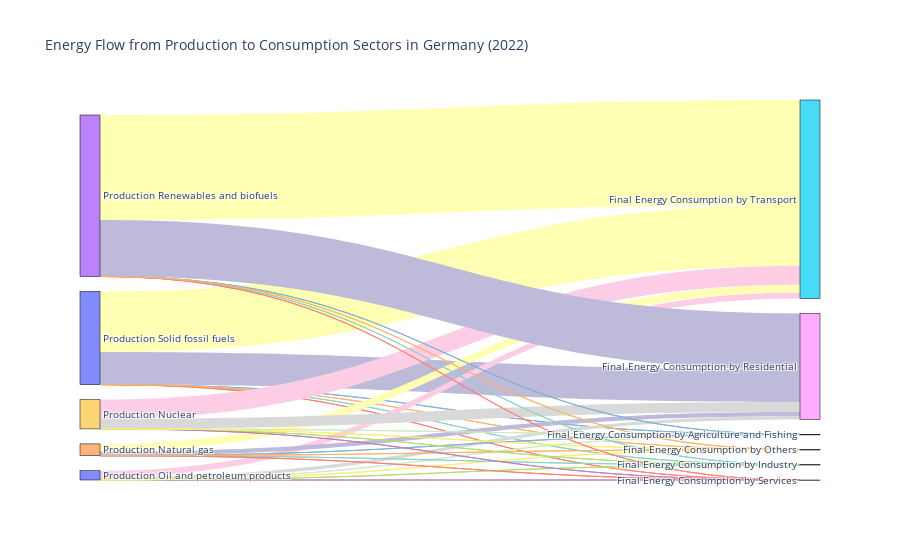

Here is the notebook cell this chart was saved with:
### Code cell
import plotly.graph_objects as go
import plotly.colors as pc

# Example for one country and year
country = 'Germany'
year = 2022

filtered_df = flows_df[(flows_df['Country'] == country) & (flows_df['Year'] == year)]

# Extract nodes and links from data
nodes = list(set(filtered_df['Source']).union(set(filtered_df['Target'])))
node_indices = {node: idx for idx, node in enumerate(nodes)}

# Create node and link data for Plotly
source_indices = [node_indices[src] for src in filtered_df['Source']]
target_indices = [node_indices[tgt] for tgt in filtered_df['Target']]
values = filtered_df['Value'].tolist()

# Use Set3 color palette from Plotly, which offers a visually pleasant color scheme
colors = pc.qualitative.Set3
link_colors = [colors[i % len(colors)] for i in range(len(values))]

# Create Sankey Diagram
fig = go.Figure(data=[go.Sankey(
    node=dict(
        pad=15,
        thickness=20,
        line=dict(color="black", width=0.5),
        label=nodes
    ),
    link=dict(
        source=source_indices,
        target=target_indices,
        value=values,
        color=link_colors  # Assign the color list to the links
    )
)])

fig.update_layout(
    title_text=f"Energy Flow from Production to Consumption Sectors in {country} ({year})",
    font_size=10
)

fig.show()

### Figure 1 — Plotly figure (JSON) as saved in the notebook; plotly's stock layout.template omitted (floating-point values rounded to 4 significant figures)
{"data": [{"link": {"color": ["rgb(141,211,199)", "rgb(255,255,179)", "rgb(190,186,218)", "rgb(251,128,114)", "rgb(128,177,211)", "rgb(253,180,98)", "rgb(179,222,105)", "rgb(252,205,229)", "rgb(217,217,217)", "rgb(188,128,189)", "rgb(204,235,197)", "rgb(255,237,111)", "rgb(141,211,199)", "rgb(255,255,179)", "rgb(190,186,218)", "rgb(251,128,114)", "rgb(128,177,211)", "rgb(253,180,98)", "rgb(179,222,105)", "rgb(252,205,229)", "rgb(217,217,217)", "rgb(188,128,189)", "rgb(204,235,197)", "rgb(255,237,111)", "rgb(141,211,199)", "rgb(255,255,179)", "rgb(190,186,218)", "rgb(251,128,114)", "rgb(128,177,211)", "rgb(253,180,98)"], "source": [10, 10, 10, 10, 10, 10, 0, 0, 0, 0, 0, 0, 4, 4, 4, 4, 4, 4, 9, 9, 9, 9, 9, 9, 3, 3, 3, 3, 3, 3], "target": [7, 5, 8, 6, 1, 2, 7, 5, 8, 6, 1, 2, 7, 5, 8, 6, 1, 2, 7, 5, 8, 6, 1, 2, 7, 5, 8, 6, 1, 2], "value": [83.68, 36100.0, 19270.0, 0.07699, 18.0, 0.03102, 8.346, 3600.0, 1922.0, 0.007678, 1.795, 0.003094, 10.61, 4577.0, 2443.0, 0.00976, 2.282, 0.003933, 26.25, 11320.0, 6046.0, 0.02415, 5.647, 0.009731, 145.0, 62550.0, 33390.0, 0.1334, 31.19, 0.05374]}, "node": {"label": ["Production Oil and petroleum products", "Final Energy Consumption by Agriculture and Fishing", "Final Energy Consumption by Others", "Production Renewables and biofuels", "Production Natural gas", "Final Energy Consumption by Transport", "Final Energy Consumption by Services", "Final Energy Consumption by Industry", "Final Energy Consumption by Residential", "Production Nuclear", "Production Solid fossil fuels"], "line": {"color": "black", "width": 0.5}, "pad": 15, "thickness": 20}, "type": "sankey"}], "layout": {"font": {"size": 10}, "title": {"text": "Energy Flow from Production to Consumption Sectors in Germany (2022)"}}}
